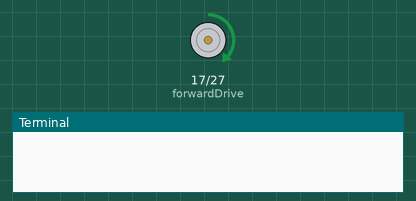
The program below on a simulated Raspberry Pi (BCM pin numbers). Parts: motor-driver pin pairs drawn as motors (green arrow = first pin HIGH = forward, orange = second pin HIGH = backward, longer = more drive), the last lines printed to the terminal. At 10.0 s the program stops and its outputs stay as they are.

Above: at 0.1 s.
At 5.1 s:
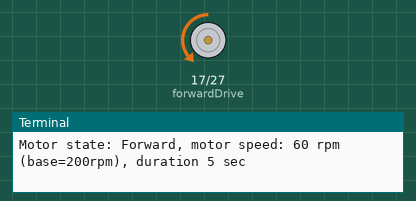
At 10.1 s:
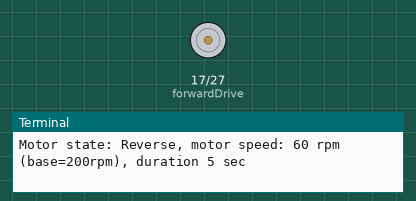
Timing chart, 0 to 11.5 s (numbered marks = the images above):
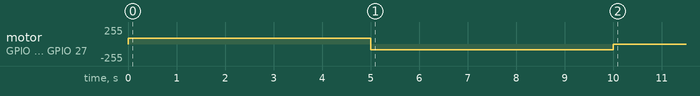

Measured:
- by itself, motor on GPIO 17 (forwardDrive) / GPIO 27 (backwardDrive): stopped → forward 84/255 at 0.00 s, → backward 84/255 5.0 s later, → stopped 5.0 s later

The program:

motor_testing.py
```python
from gpiozero import LED, LightSensor, Button, DistanceSensor, PWMOutputDevice, AngularServo
import Adafruit_DHT
import RPi.GPIO as GPIO
from time import sleep
import random

MOTOR_RPM = 182

# Is the motor active and what dirrection?
motArray = ["Stopped", "Forward", "Reverse"]

# Set forward and backward motor drives
IN1 = 17 # - Forwards
IN2 = 27 # - Backwards
forwardDrive = PWMOutputDevice(IN1, True, 0, 1000)
backwardDrive = PWMOutputDevice(IN2, True, 0, 1000)

# Motor Functions
def Stop():
	forwardDrive.value = 0
	backwardDrive.value = 0

def Forward(s):
	forwardDrive.value = s
	backwardDrive.value = 0

def Backward(s):
	forwardDrive.value = 0
	backwardDrive.value = s

# Motor data collection
# Takes dirrect, speed (rpm), and duration
# Returns motorDirection, motorSpeed, motorDuration
def motorFunc(direction, speed, duration):

	# gpiozero uses a 0-1 scale, so I have to divid rpm values by MOTOR_RPM
	s = round(speed / MOTOR_RPM, 3)

	# Lets you select which way the motor drives
	if direction == 1:
		Forward(s)
		sleep(duration)
		Stop()
	elif direction == -1:
		Backward(s)
		sleep(duration)
		Stop()
	elif direction == 0:
		Stop()
		sleep(MOTOR_SLEEP_SEC)
		Stop()

	return motArray[direction], speed, duration

# How to use motorFunc()
motorDirection, agitationMotorSpeedRPM, motorDuration = motorFunc(1, 60, 5)
print(f"Motor state: {motorDirection}, motor speed: {agitationMotorSpeedRPM} rpm (base=200rpm), duration {motorDuration} sec")

motorDirection, cycleMotorSpeedRPM, motorDuration = motorFunc(-1, 60, 5)
print(f"Motor state: {motorDirection}, motor speed: {cycleMotorSpeedRPM} rpm (base=200rpm), duration {motorDuration} sec")
```
